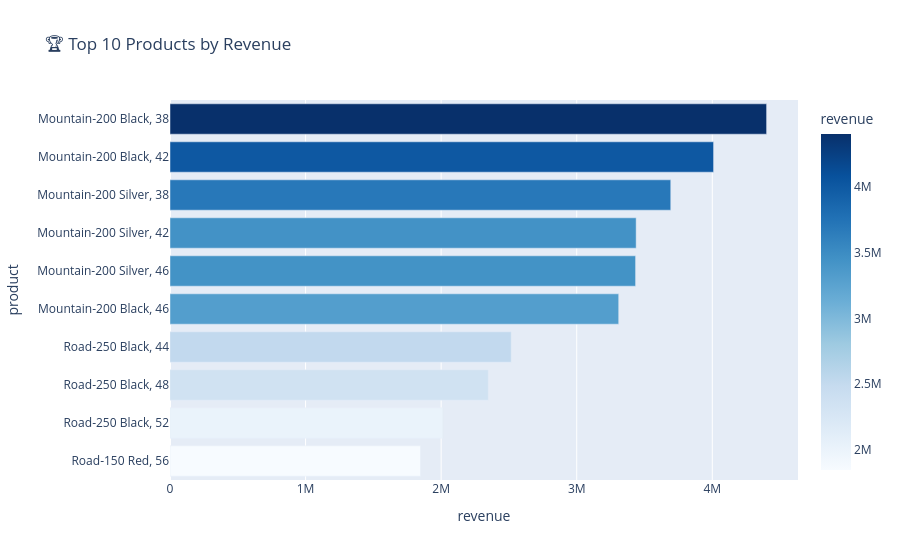

The notebook cell saved with this chart:
### Markdown cell above
## 1.2 Horizontal Bar Chart

More readable with long labels.

### Code cell
# Top 10 products
df_products = conn.execute("""
    SELECT 
        p.Name AS product, 
        ROUND(SUM(sd.LineTotal), 2) AS revenue
    FROM sales_details sd 
    JOIN products p ON sd.ProductID = p.ProductID
    GROUP BY p.Name 
    ORDER BY revenue DESC 
    LIMIT 10
""").df()

# Horizontal bar chart with orientation='h'
fig = px.bar(
    df_products, 
    x='revenue', 
    y='product', 
    orientation='h',
    title='🏆 Top 10 Products by Revenue',
    color='revenue',
    color_continuous_scale='Blues'
)
fig.update_layout(yaxis={'categoryorder':'total ascending'})
fig.show()

### Figure 1 — Plotly figure (JSON) as saved in the notebook; plotly's stock layout.template omitted (floating-point values rounded to 4 significant figures)
{"data": [{"hovertemplate": "revenue=%{marker.color}<br>product=%{y}<extra></extra>", "legendgroup": "", "marker": {"color": [4401000.0, 4009000.0, 3694000.0, 3438000.0, 3434000.0, 3310000.0, 2517000.0, 2348000.0, 2012000.0, 1848000.0], "coloraxis": "coloraxis", "pattern": {"shape": ""}}, "name": "", "orientation": "h", "showlegend": false, "textposition": "auto", "type": "bar", "x": [4401000.0, 4009000.0, 3694000.0, 3438000.0, 3434000.0, 3310000.0, 2517000.0, 2348000.0, 2012000.0, 1848000.0], "xaxis": "x", "y": ["Mountain-200 Black, 38", "Mountain-200 Black, 42", "Mountain-200 Silver, 38", "Mountain-200 Silver, 42", "Mountain-200 Silver, 46", "Mountain-200 Black, 46", "Road-250 Black, 44", "Road-250 Black, 48", "Road-250 Black, 52", "Road-150 Red, 56"], "yaxis": "y"}], "layout": {"barmode": "relative", "coloraxis": {"colorbar": {"title": {"text": "revenue"}}, "colorscale": [[0, "rgb(247,251,255)"], [0.125, "rgb(222,235,247)"], [0.25, "rgb(198,219,239)"], [0.375, "rgb(158,202,225)"], [0.5, "rgb(107,174,214)"], [0.625, "rgb(66,146,198)"], [0.75, "rgb(33,113,181)"], [0.875, "rgb(8,81,156)"], [1, "rgb(8,48,107)"]]}, "legend": {"tracegroupgap": 0}, "title": {"text": "🏆 Top 10 Products by Revenue"}, "xaxis": {"anchor": "y", "domain": [0, 1], "title": {"text": "revenue"}}, "yaxis": {"anchor": "x", "categoryorder": "total ascending", "domain": [0, 1], "title": {"text": "product"}}}}
